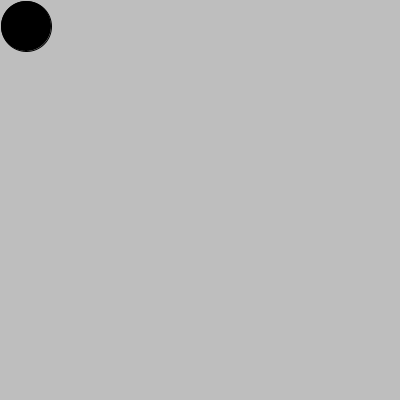
Frame 1 (no input)
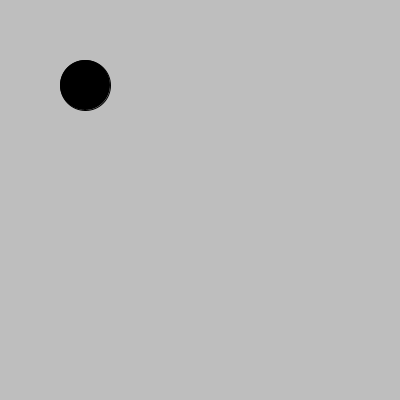
Frame 60 (the mouse pressed at the canvas centre just before this capture)
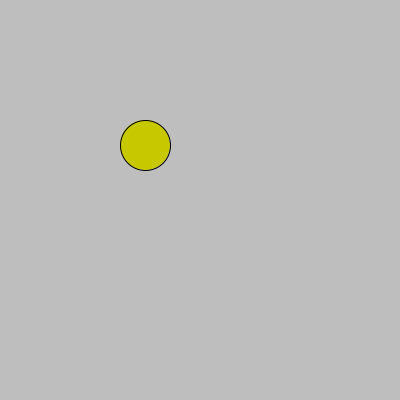
Frame 120 (the mouse held since frame 60 and released just before this capture)

The Processing sketch that drew these frames (run headless with seeded random() and noise(); from frame 60 on, the mouse is pressed at the canvas centre):

// Processing sketch: processing_113858
// ── processing_113858.pde

int diameter = 50;
int positionX = 25;
int Switch = 0;
int positionY = 25;
void setup(){
  size(400,400);
  background(190);
}
void draw(){
  background(190);
  fill(mouseX,mouseY,mouseX-mouseY);
  
  if (positionX >= width - diameter/2) {
    Switch = 1;
  }
  if (positionX ==  diameter/2){
  Switch = 0;
}
if (Switch == 0) {
  positionX++;
}
else{
  positionX--;
  }
  if (positionY >= height - diameter/2){
  Switch = 1;
  }
if (positionY == diameter/2){  
Switch = 0;
}
if (Switch == 0){
  positionY++;
}else{
  positionY--;
}
ellipse(positionX,positionY,diameter,diameter);
}
    
  
